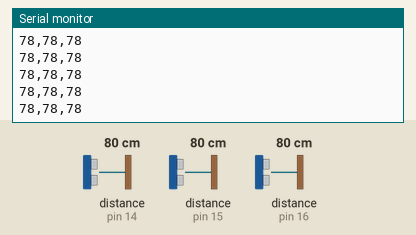
Simulated run of this sketch. Board: Arduino Uno, built with avr-gcc and run on an emulated ATmega328P. Parts: the last lines printed to the serial monitor. Wiring (inferred from the names in the program): 3 × ultrasonic range finder: trigger pin 10, echo pin 14 / trigger pin 11, echo pin 15 / trigger pin 12, echo pin 16. The inputs (shaded band) are chosen by the test bench; at power-on: distance to the obstacle (sensors on pin 14, pin 15, pin 16) 80 cm. The echo pulse lasts 58.3 µs per cm.

Above: at 1.2 s.
1.3 s: distance to the obstacle (sensor on pin 14) set to 60 cm
At 2.4 s:
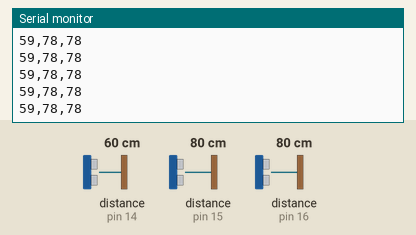
4.3 s: distance to the obstacle (sensor on pin 15) set to 4 cm
At 5.2 s:
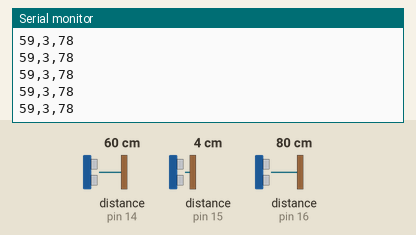
7.3 s: distance to the obstacle (sensor on pin 16) set to 2 cm
At 7.9 s:
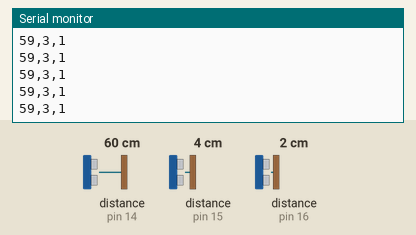
8.8 s: distance to the obstacle (sensor on pin 14) set to 2 cm
At 9.6 s:
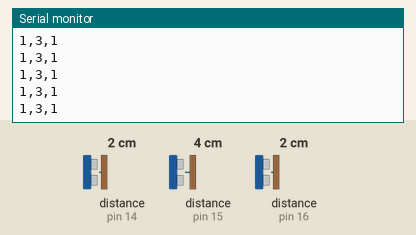
10.3 s: distance to the obstacle (sensor on pin 15) set to 2 cm
At 11.4 s:
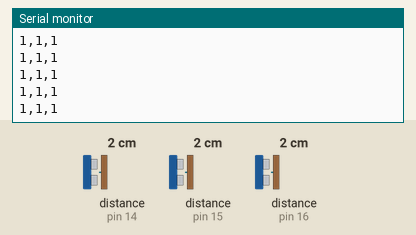
11.8 s: distance to the obstacle (sensor on pin 16) set to 4 cm
At 12.5 s:
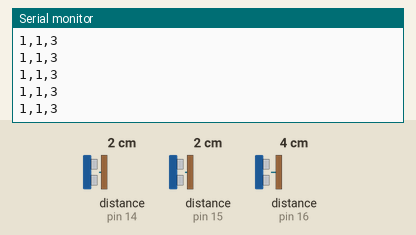
Timing chart, 0 to 14.3 s (numbered marks = the images above; inputs shaded):
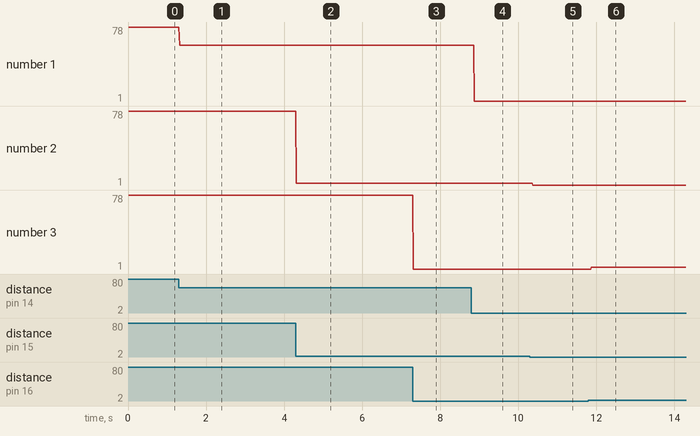

The sketch:

sensor_sonido.ino
```cpp
// defines variables
long duration; // variable for the duration of sound wave travel
int distance; // variable for the distance measurement

int lectura[3]; //lectura de los sensores

void setup() {
  pinMode(10, OUTPUT); // Sets the trigPin as an OUTPUT
  pinMode(14, INPUT); // Sets the echoPin as an INPUT
  pinMode(11, OUTPUT); // Sets the trigPin as an OUTPUT
  pinMode(15, INPUT); // Sets the echoPin as an INPUT
  pinMode(12, OUTPUT); // Sets the trigPin as an OUTPUT
  pinMode(16, INPUT); // Sets the echoPin as an INPUT

  Serial.begin(9600); // // Serial Communication is starting with 9600 of baudrate speed

}
void loop() {

for(int i = 10; i<13; i++){
lectura[i-10] = leersonido(i,i+4);
}

sendData(lectura[0],lectura[1],lectura[2]);
}


//enviar data a la RPI
void sendData(int msg0,int msg1,int msg2) {
  //write data
  Serial.println((String)msg0+","+(String)msg1+","+(String)msg2);
}
int leersonido(int trigPin,int echoPin){

    // Clears the trigPin condition
  digitalWrite(trigPin, LOW);
  delayMicroseconds(2);
  // Sets the trigPin HIGH (ACTIVE) for 10 microseconds
  digitalWrite(trigPin, HIGH);
  delayMicroseconds(10);
  digitalWrite(trigPin, LOW);
  // Reads the echoPin, returns the sound wave travel time in microseconds
  duration = pulseIn(echoPin, HIGH);
  // Calculating the distance
  distance = duration * 0.034 / 2; // Speed of sound wave divided by 2 (go and back)

  return distance;
}
```

Measured:
- after the input at 1.3 s, the serial monitor: prints a new line at once (image 1)
- after the input at 4.3 s, the serial monitor: prints a new line at once (image 2)
- after the input at 7.3 s, the serial monitor: prints a new line at once (image 3)
- after the input at 8.8 s, the serial monitor: prints a new line after 0.07 s (image 4)
- after the input at 10.3 s, the serial monitor: prints a new line after 0.07 s (image 5)
- after the input at 11.8 s, the serial monitor: prints a new line after 0.07 s (image 6)
- plotted number 1: 78 → 59 after the input at 1.3 s
- plotted number 2: 78 → 3 after the input at 4.3 s
